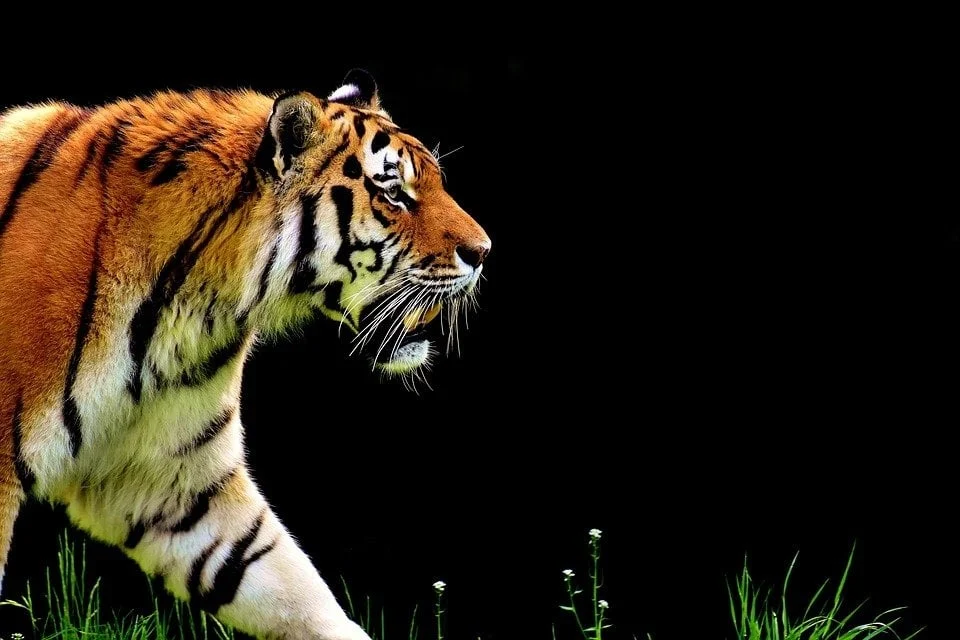
#> input picture Computer Vision Projects for Beginners/1. Edge Detection/test.jpg, 960 x 640 px, given in place of the camera
$ python Green_Invisible_Cloak.py
#> lines starting #> are read from the running program, lines starting #| are printed output that depends on the picture; after the words box and inside, x2 and y2 are one past the last pixel; in counts of white or black regions, pixels touching at a corner belong together
import cv2
import time
import numpy as np

cap = cv2.VideoCapture(0)

# Store a single frame as background
_, background = cap.read()
#> background is the input picture: shape (640, 960, 3); mean B, G, R 20.9, 32.3, 39.7
time.sleep(2)
_, background = cap.read()

#define all the kernels size
open_kernel = np.ones((5,5),np.uint8)
close_kernel = np.ones((7,7),np.uint8)
dilation_kernel = np.ones((10, 10), np.uint8)

# Function for remove noise from mask
def filter_mask(mask):

    close_mask = cv2.morphologyEx(mask, cv2.MORPH_CLOSE, close_kernel)

    open_mask = cv2.morphologyEx(close_mask, cv2.MORPH_OPEN, open_kernel)

    dilation = cv2.dilate(open_mask, dilation_kernel, iterations= 1)

    return dilation

while cap.isOpened():
    ret, frame = cap.read()  # Capture every frame
    # convert to hsv colorspace
    hsv = cv2.cvtColor(frame, cv2.COLOR_BGR2HSV)
#> hsv: shape (640, 960, 3); mean H, S, V 12.5, 53.6, 40.8

    # lower bound and upper bound for Green color
    lower_bound = np.array([50, 80, 50])
    upper_bound = np.array([90, 255, 255])


    # find the colors within the boundaries
    mask = cv2.inRange(hsv, lower_bound, upper_bound)
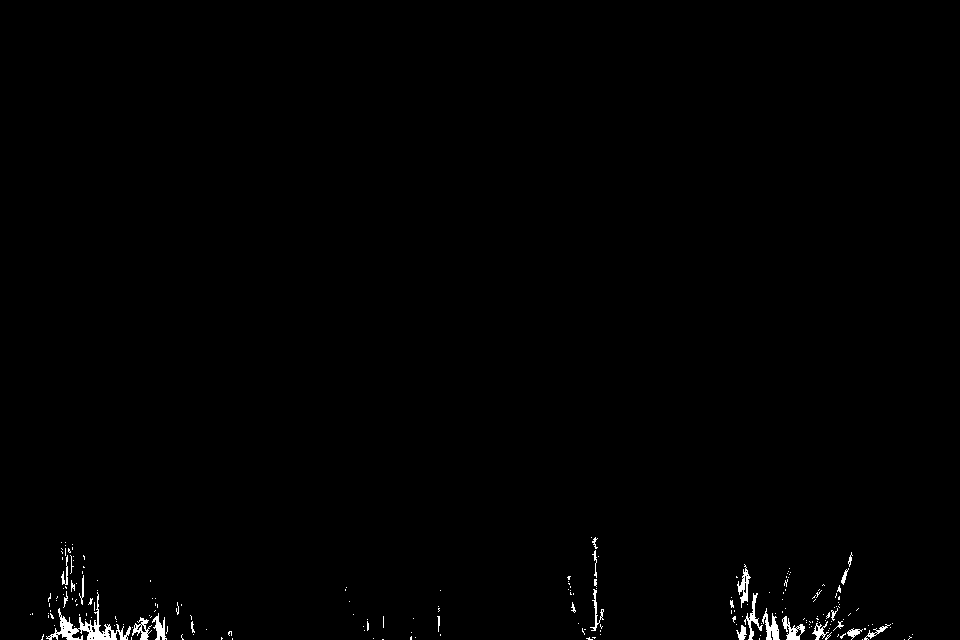
#> mask: shape (640, 960); 0.64% white; 206 white regions (178 under 20 px), largest, box (x1, y1, x2, y2) and area: (46, 592, 131, 640) 916, (762, 608, 780, 640) 265, (782, 616, 805, 640) 234

    # Filter mask
    mask = filter_mask(mask)
#> in filter_mask, `close_mask = cv2.morphologyEx(mask, cv2.MORPH_CLOSE, close_kernel)`:
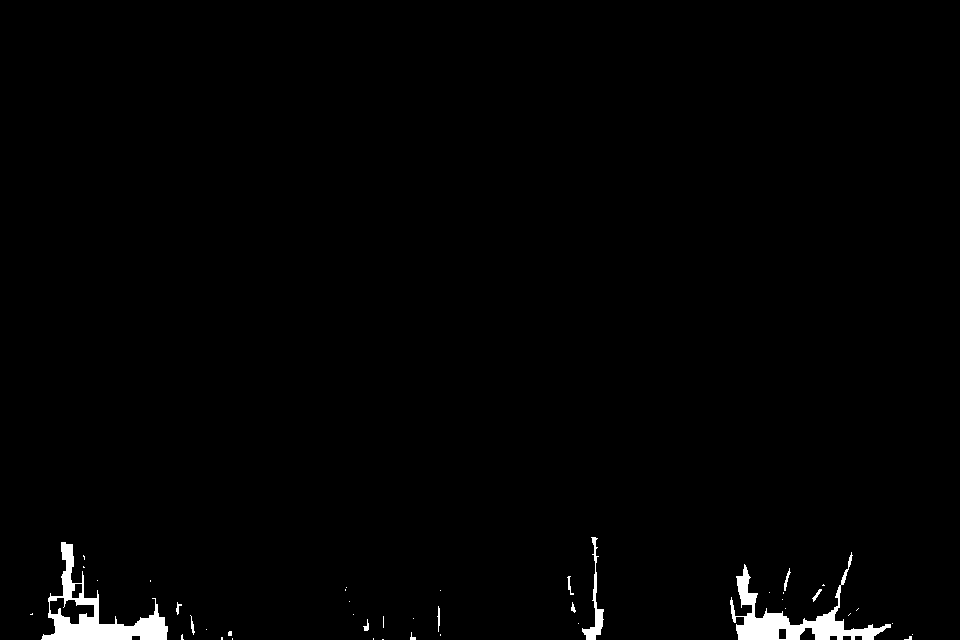
#> close_mask: shape (640, 960); 1.2% white; 43 white regions (31 under 20 px), largest, box (x1, y1, x2, y2) and area: (41, 542, 168, 640) 3393, (730, 552, 891, 640) 3270, (582, 537, 604, 640) 535
#> in filter_mask, `open_mask = cv2.morphologyEx(close_mask, cv2.MORPH_OPEN, open_kernel)`:
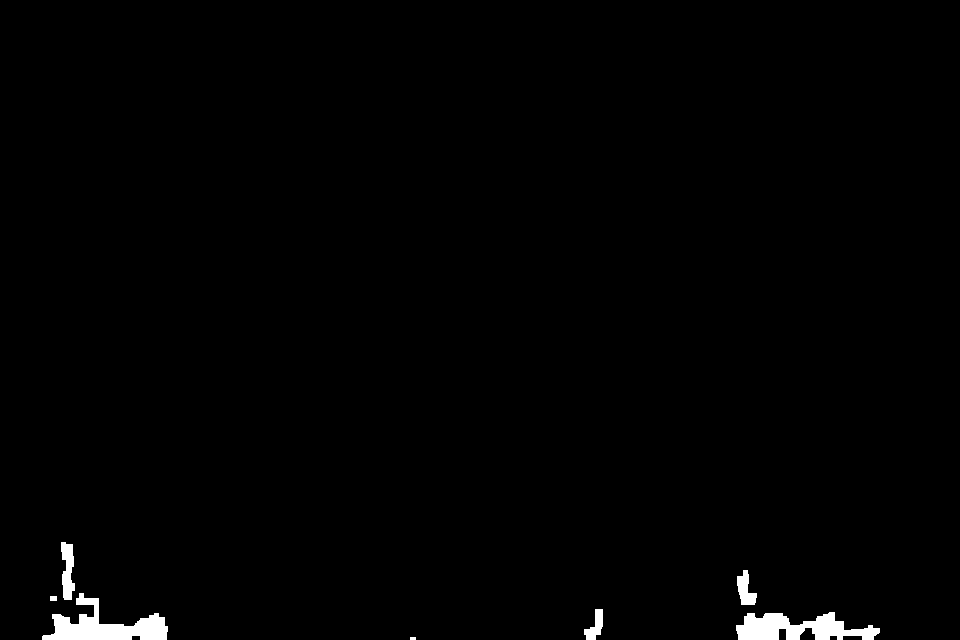
#> open_mask: shape (640, 960); 1% white; 7 white regions (1 under 20 px), largest, box (x1, y1, x2, y2) and area: (42, 593, 168, 640) 2578, (736, 612, 880, 640) 2441, (61, 542, 75, 600) 565, (737, 570, 757, 605) 410, (584, 609, 603, 640) 320, (50, 596, 57, 601) 35
#> in filter_mask, `dilation = cv2.dilate(open_mask, dilation_kernel, iterations= 1)`:
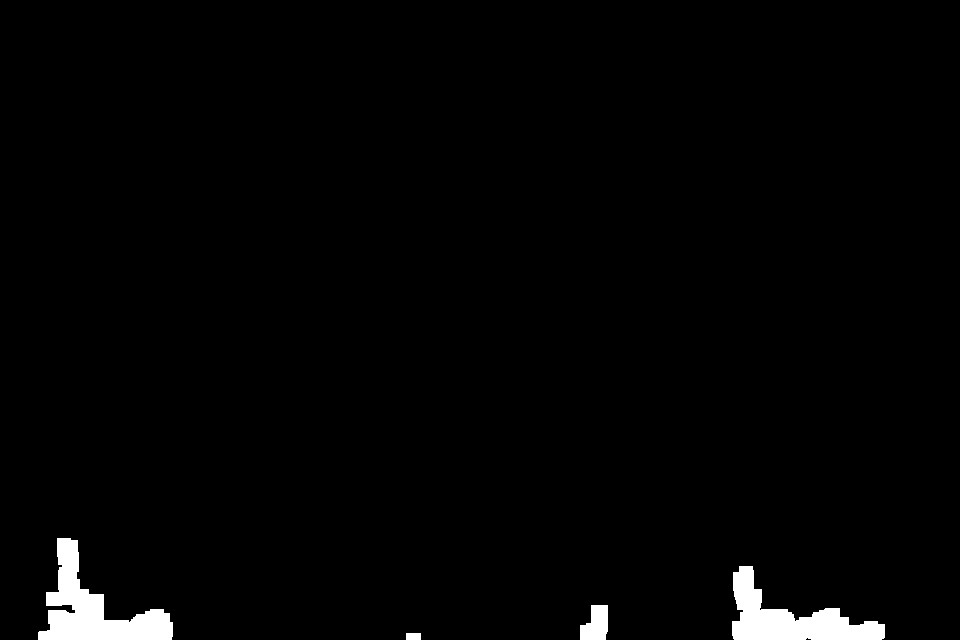
#> dilation: shape (640, 960); 1.8% white; 4 white regions, box (x1, y1, x2, y2) and area: (38, 538, 173, 640) 5448, (732, 566, 885, 640) 4826, (580, 605, 608, 640) 756, (406, 633, 421, 640) 105

    # Apply the mask to take only those region from the saved background
    # where our cloak is present in the current frame
    cloak = cv2.bitwise_and(background, background, mask=mask)

    # create inverse mask
    inverse_mask = cv2.bitwise_not(mask)

    # Apply the inverse mask to take those region of the current frame where cloak is not present
    current_background = cv2.bitwise_and(frame, frame, mask=inverse_mask)

    # Combine cloak region and current_background region to get final frame
    combined = cv2.add(cloak, current_background)

    cv2.imshow("Final output", combined)


    if cv2.waitKey(1) == ord('q'):
#> (key q is pressed here)
        break

cap.release()
cv2.destroyAllWindows()


# Code Reference: https://data-flair.training/blogs/invisible-cloak-opencv-python/
